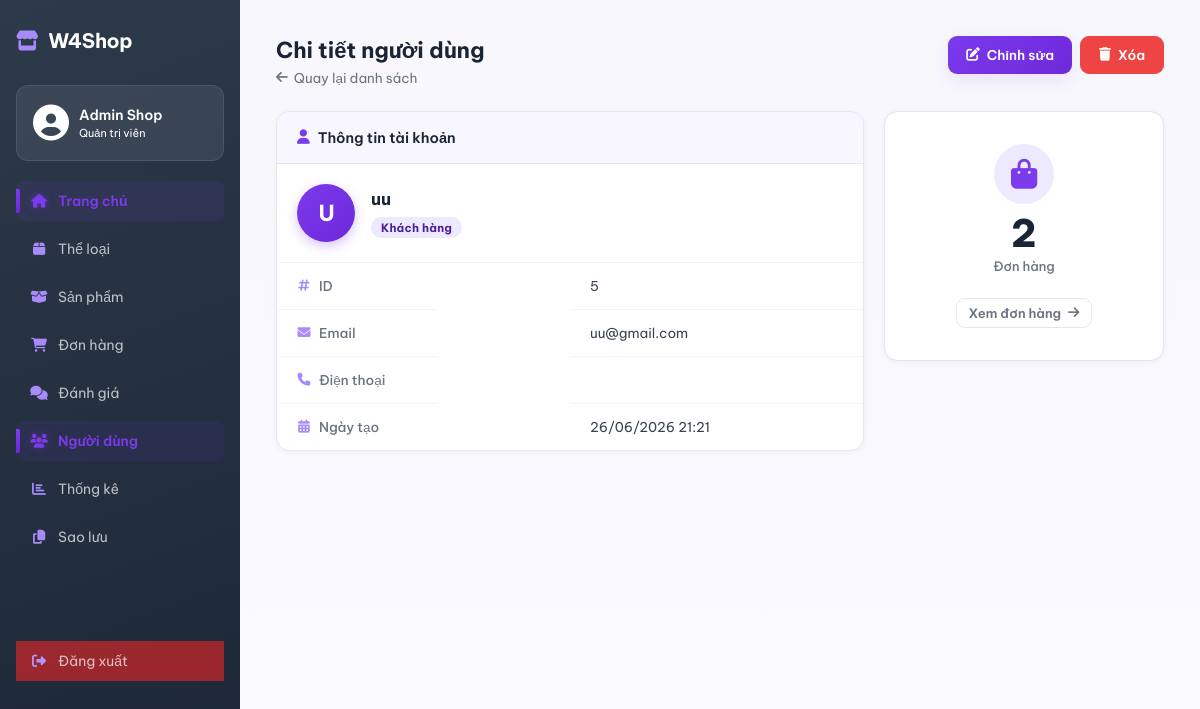
Screenshot of /admin/users/detail?id=5 (signed in) with the database file from the repository.
### tables this page shows
CREATE TABLE `users` (
  `user_id` int(11) NOT NULL,
  `full_name` varchar(100) NOT NULL,
  `email` varchar(150) NOT NULL,
  `password_hash` varchar(255) NOT NULL,
  `phone` varchar(20) DEFAULT NULL,
  `role` enum('customer','admin') NOT NULL DEFAULT 'customer',
  `created_at` datetime NOT NULL DEFAULT current_timestamp()
);

### app/views/admin/UserDetail.php (the view, shortened to what the rows shown need)
<?php include __DIR__ . '/../layouts/admin_sidebar.php'; ?>
<link rel="stylesheet" href="/WEB_GR4/public/assets/css/admin/UserDetail.css">
<div class="admin-content">
  <div class="page-header">
    <div>
      <h1 class="page-title">Chi tiết người dùng</h1>
      <p class="page-sub">
        <a href="/WEB_GR4/admin/users" class="back-link"><i class="fas fa-arrow-left"></i> Quay lại danh sách</a>
      </p>
    </div>
    <div style="display:flex;gap:8px">
      <a href="/WEB_GR4/admin/users/edit?id=<?= $user['user_id'] ?>" class="btn btn-primary">
        <i class="fas fa-edit"></i> Chỉnh sửa
      </a>
      <?php if ($user['user_id'] !== (int)$_SESSION['user_id']): ?>
        <button class="btn btn-danger delete-btn"
          data-id="<?= $user['user_id'] ?>"
          data-name="<?= htmlspecialchars($user['full_name']) ?>">
          <i class="fas fa-trash"></i> Xóa
        </button>
      <?php endif; ?>
    </div>
  </div>
  <div class="detail-grid">
    <div class="table-card detail-card">
      <div class="detail-card-header">
        <i class="fas fa-user"></i> Thông tin tài khoản
      </div>
      <div class="detail-avatar">
        <div class="avatar-circle">
          <?= mb_strtoupper(mb_substr($user['full_name'], 0, 1)) ?>
        </div>
        <div>
          <div class="detail-name"><?= htmlspecialchars($user['full_name']) ?></div>
          <span class="badge badge-<?= $user['role'] === 'admin' ? 'warning' : 'info' ?>">
            <?= $user['role'] === 'admin' ? 'Admin' : 'Khách hàng' ?>
          </span>
        </div>
      </div>
      <table class="info-table">
        <tr>
          <td class="info-label"><i class="fas fa-hashtag"></i> ID</td>
          <td><?= $user['user_id'] ?></td>
        </tr>
        <tr>
          <td class="info-label"><i class="fas fa-envelope"></i> Email</td>
          <td><?= htmlspecialchars($user['email']) ?></td>
        </tr>
        <tr>
          <td class="info-label"><i class="fas fa-phone"></i> Điện thoại</td>
          <td><?= htmlspecialchars($user['phone'] ?? '—') ?></td>
        </tr>
        <tr>
          <td class="info-label"><i class="fas fa-calendar-alt"></i> Ngày tạo</td>
          <td><?= date('d/m/Y H:i', strtotime($user['created_at'])) ?></td>
        </tr>
      </table>
    </div>
    <div class="detail-card">
      <div class="table-card stat-card">
        <div class="stat-icon"><i class="fas fa-shopping-bag"></i></div>
        <div class="stat-value"><?= $orderCount ?></div>
        <div class="stat-label">Đơn hàng</div>
        <?php if ($orderCount > 0): ?>
          <a href="/WEB_GR4/admin/orders?user_id=<?= $user['user_id'] ?>" class="btn btn-ghost btn-sm" style="margin-top:10px">
            Xem đơn hàng <i class="fas fa-arrow-right"></i>
          </a>
        <?php endif; ?>
      </div>
    </div>
  </div>
</div>

### core/Router.php (shortened to what the rows shown need)
<?php
class Router {
    private $routes = [];
    public function get($path, $controller, $method) {
        $this->routes[] = ['path' => $path, 'controller' => $controller, 'method' => $method, 'httpMethod' => 'GET'];
    }
    public function post($path, $controller, $method) {
        $this->routes[] = ['path' => $path, 'controller' => $controller, 'method' => $method, 'httpMethod' => 'POST'];
    }
    public function dispatch() {
        $url = parse_url($_SERVER['REQUEST_URI'], PHP_URL_PATH);
        $base = '/WEB_GR4';
        if (strpos($url, $base) === 0) {
            $url = substr($url, strlen($base));
        }
        $httpMethod = $_SERVER['REQUEST_METHOD'];
        foreach ($this->routes as $route) {
            if ($route['httpMethod'] === $httpMethod && $this->match($route['path'], $url, $params)) {
                $ctrl = new $route['controller']();
                call_user_func_array([$ctrl, $route['method']], $params);
                return;
            }
        }
    }
    private function match($routePath, $url, &$params) {
        $pattern = preg_replace('/\{(\w+)\}/', '([^/]+)', $routePath);
        $pattern = '#^' . $pattern . '$#';
        if (preg_match($pattern, $url, $matches)) {
            return true;
        }
        return false;
    }
}
?>

### app/views/layouts/admin_sidebar.php (shortened to what the rows shown need)
<?php
function getMenuActiveClass($pagePath) {
    $requestUri = parse_url($_SERVER['REQUEST_URI'], PHP_URL_PATH);
    $requestUri = rtrim($requestUri, '/');
    $pagePath = rtrim($pagePath, '/');
    return ($requestUri === $pagePath || strpos($requestUri, $pagePath . '/') === 0) ? 'active' : '';
}
?>
<!DOCTYPE html>
<html lang="vi">
<head>
    <link rel="stylesheet" href="/WEB_GR4/public/assets/css/admin/style_admin.css">
    <link rel="stylesheet" href="https://cdnjs.cloudflare.com/ajax/libs/font-awesome/6.5.2/css/all.min.css">
    <link rel="stylesheet" href="/WEB_GR4/public/assets/css/admin/respon_admin.css">
</head>
<body>
<div class="admin-layout">
<aside class="admin-sidebar">
        <div class="admin-logo"><i class="fas fa-store"></i> W4Shop</div>
        <div class="admin-user-info">
            <div class="admin-avatar">
                <i class="fa-solid fa-circle-user"></i>
            </div>
            <div class="admin-user-text">
                <span class="admin-user-name">
                    <?php echo isset($_SESSION['full_name']) ? htmlspecialchars($_SESSION['full_name']) : 'Admin'; ?>
                </span>
                <span class="admin-user-role">Quản trị viên</span>
            </div>
        </div>
        <ul class="admin-menu">
            <li><a href="/WEB_GR4/admin" class="<?php echo getMenuActiveClass('/WEB_GR4/admin'); ?>">
                <i class="fas fa-home"></i> Trang chủ</a></li>
            <li><a href="/WEB_GR4/admin/categories" class="<?php echo getMenuActiveClass('/WEB_GR4/admin/categories'); ?>">
                <i class="fas fa-box"></i> Thể loại</a></li>
            <li><a href="/WEB_GR4/admin/products" class="<?php echo getMenuActiveClass('/WEB_GR4/admin/products'); ?>">
                <i class="fas fa-box-open"></i> Sản phẩm</a></li>
            <li><a href="/WEB_GR4/admin/orders" class="<?php echo getMenuActiveClass('/WEB_GR4/admin/orders'); ?>">
                <i class="fas fa-shopping-cart"></i> Đơn hàng</a></li>
            <li><a href="/WEB_GR4/admin/reviews" class="<?php echo getMenuActiveClass('/WEB_GR4/admin/reviews'); ?>">
                <i class="fas fa-comments"></i> Đánh giá</a></li>
            <li><a href="/WEB_GR4/admin/users" class="<?php echo getMenuActiveClass('/WEB_GR4/admin/users'); ?>">
                <i class="fas fa-users"></i> Người dùng</a></li>
            <li><a href="/WEB_GR4/admin/statistics" class="<?php echo getMenuActiveClass('/WEB_GR4/admin/statistics'); ?>">
                <i class="fas fa-chart-bar"></i> Thống kê</a></li>
            <li><a href="/WEB_GR4/admin/backup" class="<?php echo getMenuActiveClass('/WEB_GR4/admin/backup'); ?>">
                <i class="fa-solid fa-copy"></i> Sao lưu</a></li>
            <li><a href="/WEB_GR4/logout" class="logout-link"><i class="fa-solid fa-sign-out-alt" style="color: rgb(177, 151, 252);"></i> Đăng xuất</a></li>
        </ul>
    </aside>
</body>

### rows the page displays
users: full_name "U", full_name "uu", role "Khách hàng", user_id "5", email "uu@gmail.com", created_at "26/06/2026 21:21", orderCount "2"
